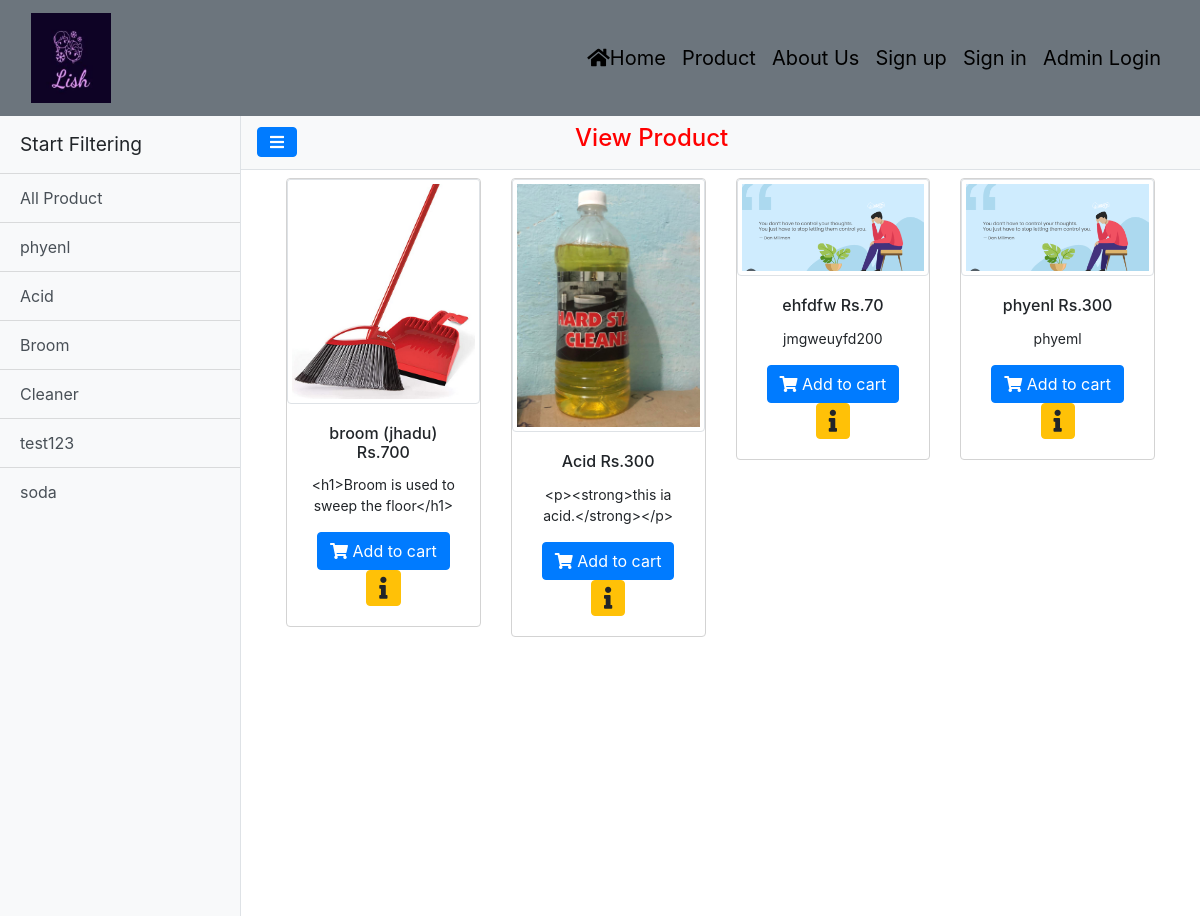
The app's page /user-product/0/ with its own data.
### lishapp/models.py (models this page shows, shortened)
class category(models.Model):
    name = models.CharField(max_length=100, unique=True,error_messages={'unique':'Custom unique constraint failed.'})
    created = models.DateTimeField(auto_now_add=True)

class Product(models.Model):
    category = models.ForeignKey(category, on_delete=models.CASCADE, null=False, blank=False, default=False)
    name = models.CharField(max_length=200, null=False, blank=False,default=False)
    description = HTMLField()
    image = models.FileField(null=False, blank=False,default=False)
    quantity = models.PositiveIntegerField(null=True, blank=True)
    price =models.CharField(max_length=100, null=False, blank=False,default=False)
    mfgdate =models.DateTimeField(default=timezone.now)
    expdate = models.DateTimeField(null=True,blank=True)
    costperpro = models.CharField(max_length=100,null=True,blank=True,default=False)

### lishapp/views.py (the view)
# urls.py: path('user-product/<int:pid>/', views.user_product, name="user_product"),
def user_product(request,pid):
    if pid==0:
        product = Product.objects.all()
    else:
        Category= category.objects.get(id=pid)
        product = Product.objects.filter(category=category)
    allCategory = category.objects.all()
    return render(request, "user_product.html", locals())

### lishapp/templates/user_product.html (shortened to what this page needs)
{% include 'navigation.html' %}
{% load static %}
<link href="{% static 'css/s-sidebar.css' %}" rel="stylesheet">
<div class="d-flex" id="wrapper">
  <div class="bg-light border-right" id="sidebar-wrapper">
    <div class="sidebar-heading">
Start Filtering</div>
      <div class="list-group list-group-flush">
        <a href="{% url 'user_product' 0 %}" class="list-group-item list-group-item-action bg-light">
All Product</a>
        {% for i in allCategory %}
          <a href="" class="list-group-item list-group-item-action bg-light">
{{i.name}}</a>
        {% endfor %}
      </div>
    </div>
    <div id="page-content-wrapper">
      <nav class="navbar navbar-expand-lg navbar-light bg-light border-bottom">
        <button class="btn btn-primary" id="menu-toggle">
<i class="fa fa-bars">
</i>
</button>
        <h4 style="color:red;margin-left:30%">
View {{Category.name}} Product</h4>
      </nav>
      <div class="container-fluid mt-2">
          <div class="container-fluid">
              <div class="row w-100 mx-auto">
                {% for j in product %}                   <div class="col-md-3">
                    <div class="card" align="center" style="border:1px solid lightgrey">
                        <img class="card-img-top img-thumbnail" src="{{j.image.url}}" style="width:100% height:200px;" alt="card-img">
                        <div class="card-body">
                          <h6 class="card-title">
{{j.name}} Rs.{{j.price}}</h6>
                          <p class="card-text" style="font-size:14px">
{{j.description}}</p>
<a href="/add-to-cart/{{j.id}}/" class="btn btn-primary">
  <i class="fa fa-shopping-cart"></i> Add to cart
</a>
<a href="/product-detail/{{j.id}}/" class="btn btn-warning">
  <i class="fa fa-info" style="font-size:22px"></i>
</a>
                        </div>
                      </div>
                  </div>
                  {% endfor %}
              </div>
          </div>
      </div>
    </div>
  </div>

### lishapp/templates/navigation.html (shortened to what this page needs)
{% load static %}
<link rel="stylesheet" href="https://stackpath.bootstrapcdn.com/bootstrap/4.1.3/css/bootstrap.min.css"
>
<link rel="stylesheet" href="https://use.fontawesome.com/releases/v5.2.0/css/all.css"
>
<link rel="stylesheet" href="https://cdnjs.cloudflare.com/ajax/libs/animate.css/3.7.2/animate.min.css">
<link rel="stylesheet" href="{% static 'css/mystyle.css' %}">
 <nav class="navbar navbar-expand-sm bg-secondary navbar-dark">
  <div class="container-fluid">
    <a class="navbar-brand" href="#">
      <img src="{% static 'logo.jpg' %}"  width="80" height="90"></a>
    <div class="collapse navbar-collapse" id="navbarSupportedContent">
      <ul class="navbar-nav pl-5 custom-nav ml-auto">
        <li class="nav-item">
          <a class="nav-link active" href="/index/">
          <i class="fas fa-home"></i>Home{{is_authenticated}}</a></i>
        </li>
        <li clas="nav-item">
        <a class="nav-link active" href="/user-product/0/">
        Product {% if not request.user.is_authenticated %}</a></li>
         <li class="nav-item">
          <a class="nav-link active" aria-current="page" href="/about/">About Us</a>
        </li>
         <li class="nav-item">
          <a class="nav-link active" aria-current="page" href="/userregis/"> Sign up</a>
        </li>
         <li class="nav-item">
          <a class="nav-link active" aria-current="page" href="/ulogin/">Sign in</a>
        </li>
         <li class="nav-item">
          <a class="nav-link active" aria-current="page" href="/adminlog/">Admin Login</a>
        </li>
      {% endif %}
  </div>
</nav>

### lishapp/static/css/mystyle.css (style rules this page uses)
.navbar-brand { font-family: 'Monotype Corsiva'; font-size: 35px; font-weight: bold; }
.nav-link,.dropdown-item { color: black !important; font-size : 20px }

### lishapp/static/css/s-sidebar.css (style rules this page uses)
#sidebar-wrapper { min-height: 100vh; margin-left: -15rem; -webkit-transition: margin .25s ease-out; -moz-transition: margin .25s ease-out; -o-transition: margin .25s ease-out; transition: margin .25s ease-out; }
#sidebar-wrapper .sidebar-heading { padding: 0.875rem 1.25rem; font-size: 1.2rem; }
#sidebar-wrapper .list-group { width: 15rem; }
#page-content-wrapper { min-width: 100vw; }
@media (min-width: 768px) { #sidebar-wrapper { margin-left: 0; } }
@media (min-width: 768px) { #page-content-wrapper { min-width: 0; width: 100%; } }

### records on screen
category: name "phyenl"
category: name "Acid"
category: name "Broom"
category: name "Cleaner"
category: name "test123"
category: name "soda"
Product: image (picture), name "broom (jhadu)", price "700", description "<h1>Broom is used to sweep the floor</h1>"
Product: image (picture), name "Acid", price "300", description "<p><strong>this ia acid.</strong></p>"
Product: image (picture), name "ehfdfw", price "70", description "jmgweuyfd200"
Product: image (picture), name "phyenl", price "300", description "phyeml"
